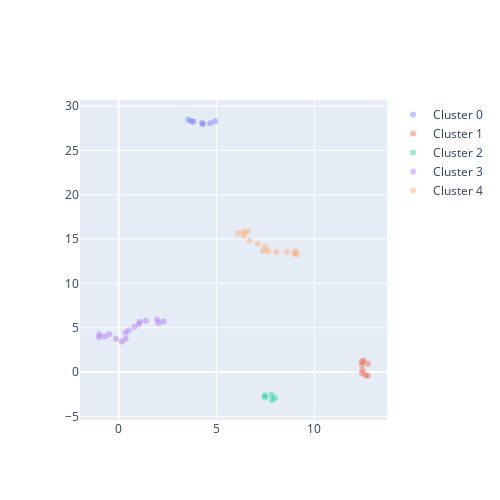

Notebook code cell kept with this figure:
### Code cell
# Create a sample DataFrame
df = influence_metrics_final

# Run UmapHdbscanBokeh
ca = ClusterAnalysis(df, n_neighbors=4, min_cluster_size=4, min_dist=0.2, metric='euclidean')
ca.run()

### Figure 1 — Plotly figure (JSON) as saved in the notebook; plotly's stock layout.template omitted (floating-point values rounded to 4 significant figures)
{"data": [{"hovertext": ["Lady Gaga", "Demi Lovato", "KATY PERRY", "Justin Timberlake", "Bruno Mars", "Shah Rukh Khan", "Kylie Jenner"], "marker": {"opacity": 0.4, "size": 6}, "mode": "markers", "name": "Cluster 0", "text": ["Lady Gaga", "Demi Lovato", "KATY PERRY", "Justin Timberlake", "Bruno Mars", "Shah Rukh Khan", "Kylie Jenner"], "textfont": {"color": "black", "size": 10}, "textposition": "top center", "type": "scatter", "x": [4.263, 3.714, 3.551, 3.828, 4.677, 4.929, 4.309], "y": [28.1, 28.3, 28.46, 28.23, 28.06, 28.28, 27.95]}, {"hovertext": ["Jimmy Fallon", "LeBron James", "Selena Gomez", "Donald J. Trump", "Drizzy", "Elon Musk", "jlo", "방탄소년단"], "marker": {"opacity": 0.4, "size": 6}, "mode": "markers", "name": "Cluster 1", "text": ["Jimmy Fallon", "LeBron James", "Selena Gomez", "Donald J. Trump", "Drizzy", "Elon Musk", "jlo", "방탄소년단"], "textfont": {"color": "black", "size": 10}, "textposition": "top center", "type": "scatter", "x": [12.73, 12.43, 12.61, 12.42, 12.51, 12.48, 12.43, 12.74], "y": [-0.4336, 0.7884, -0.3697, 1.166, 1.281, 0.2046, -0.1167, 0.9421]}, {"hovertext": ["Taylor Swift", "Oprah Winfrey", "Shakira", "Bill Gates", "Neymar Jr"], "marker": {"opacity": 0.4, "size": 6}, "mode": "markers", "name": "Cluster 2", "text": ["Taylor Swift", "Oprah Winfrey", "Shakira", "Bill Gates", "Neymar Jr"], "textfont": {"color": "black", "size": 10}, "textposition": "top center", "type": "scatter", "x": [7.809, 7.835, 7.472, 7.992, 7.48], "y": [-2.553, -3.183, -2.623, -2.923, -2.878]}, {"hovertext": ["Twitter", "Barack Obama", "YouTube", "Britney Spears 🌹🚀", "Narendra Modi", "Kim Kardashian", "Justin Bieber", "Akshay Kumar", "Virat Kohli", "Rihanna", "Niall Horan", "Salman Khan", "Amitabh Bachchan", "Cristiano Ronaldo", "Miley Cyrus", "BTS_official"], "marker": {"opacity": 0.4, "size": 6}, "mode": "markers", "name": "Cluster 3", "text": ["Twitter", "Barack Obama", "YouTube", "Britney Spears 🌹🚀", "Narendra Modi", "Kim Kardashian", "Justin Bieber", "Akshay Kumar", "Virat Kohli", "Rihanna", "Niall Horan", "Salman Khan", "Amitabh Bachchan", "Cristiano Ronaldo", "Miley Cyrus", "BTS_official"], "textfont": {"color": "black", "size": 10}, "textposition": "top center", "type": "scatter", "x": [-0.9977, 2.038, -0.9858, 0.1688, 2.294, 1.391, 1.018, 0.5136, 0.8052, -0.1324, -0.4839, 0.3491, 1.967, 0.3679, 1.092, -0.7064], "y": [3.937, 5.517, 4.249, 3.435, 5.707, 5.775, 5.384, 4.719, 5.08, 3.757, 4.248, 4.445, 5.913, 3.753, 5.648, 4.013]}, {"hovertext": ["CNN Breaking News", "CNN", "The New York Times", "ESPN", "BBC Breaking News", "NASA", "Real Madrid C.F.", "Ellen DeGeneres", "NBA", "SportsCenter", "FC Barcelona", "Premier League", "PMO India", "UEFA Champions League"], "marker": {"opacity": 0.4, "size": 6}, "mode": "markers", "name": "Cluster 4", "text": ["CNN Breaking News", "CNN", "The New York Times", "ESPN", "BBC Breaking News", "NASA", "Real Madrid C.F.", "Ellen DeGeneres", "NBA", "SportsCenter", "FC Barcelona", "Premier League", "PMO India", "UEFA Champions League"], "textfont": {"color": "black", "size": 10}, "textposition": "top center", "type": "scatter", "x": [8.049, 8.596, 9.04, 6.607, 6.402, 7.632, 6.684, 9.127, 8.954, 6.109, 7.108, 7.485, 7.373, 6.392], "y": [13.53, 13.56, 13.63, 15.85, 15.84, 13.65, 14.82, 13.29, 13.37, 15.65, 14.48, 14.16, 13.63, 15.37]}], "layout": {"height": 500, "showlegend": true, "width": 500, "xaxis": {"autorange": true, "range": [-1.977, 13.72], "type": "linear"}, "yaxis": {"autorange": true, "range": [-5.411, 30.69], "type": "linear"}}}
